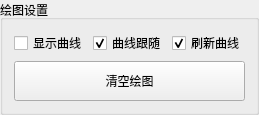
      <widget class="QGroupBox" name="groupBox_plot">
       <property name="title">
        <string>绘图设置</string>
       </property>
       <layout class="QVBoxLayout" name="verticalLayout_14">
        <item>
         <layout class="QHBoxLayout" name="horizontalLayout_19">
          <item>
           <widget class="QCheckBox" name="checkBox_show_plot">
            <property name="sizePolicy">
             <sizepolicy hsizetype="Preferred" vsizetype="Fixed">
              <horstretch>0</horstretch>
              <verstretch>0</verstretch>
             </sizepolicy>
            </property>
            <property name="text">
             <string>显示曲线</string>
            </property>
           </widget>
          </item>
          <item>
           <widget class="QCheckBox" name="checkBox_dynamic_follow">
            <property name="sizePolicy">
             <sizepolicy hsizetype="Preferred" vsizetype="Fixed">
              <horstretch>0</horstretch>
              <verstretch>0</verstretch>
             </sizepolicy>
            </property>
            <property name="text">
             <string>曲线跟随</string>
            </property>
            <property name="checked">
             <bool>true</bool>
            </property>
           </widget>
          </item>
          <item>
           <widget class="QCheckBox" name="checkBox_dynamic_refresh">
            <property name="sizePolicy">
             <sizepolicy hsizetype="Preferred" vsizetype="Fixed">
              <horstretch>0</horstretch>
              <verstretch>0</verstretch>
             </sizepolicy>
            </property>
            <property name="text">
             <string>刷新曲线</string>
            </property>
            <property name="checked">
             <bool>true</bool>
            </property>
           </widget>
          </item>
         </layout>
        </item>
        <item>
         <widget class="QPushButton" name="pushButton_clear_plot">
          <property name="sizePolicy">
           <sizepolicy hsizetype="Preferred" vsizetype="Fixed">
            <horstretch>0</horstretch>
            <verstretch>0</verstretch>
           </sizepolicy>
          </property>
          <property name="minimumSize">
           <size>
            <width>0</width>
            <height>40</height>
           </size>
          </property>
          <property name="text">
           <string>清空绘图</string>
          </property>
         </widget>
        </item>
       </layout>
      </widget>
